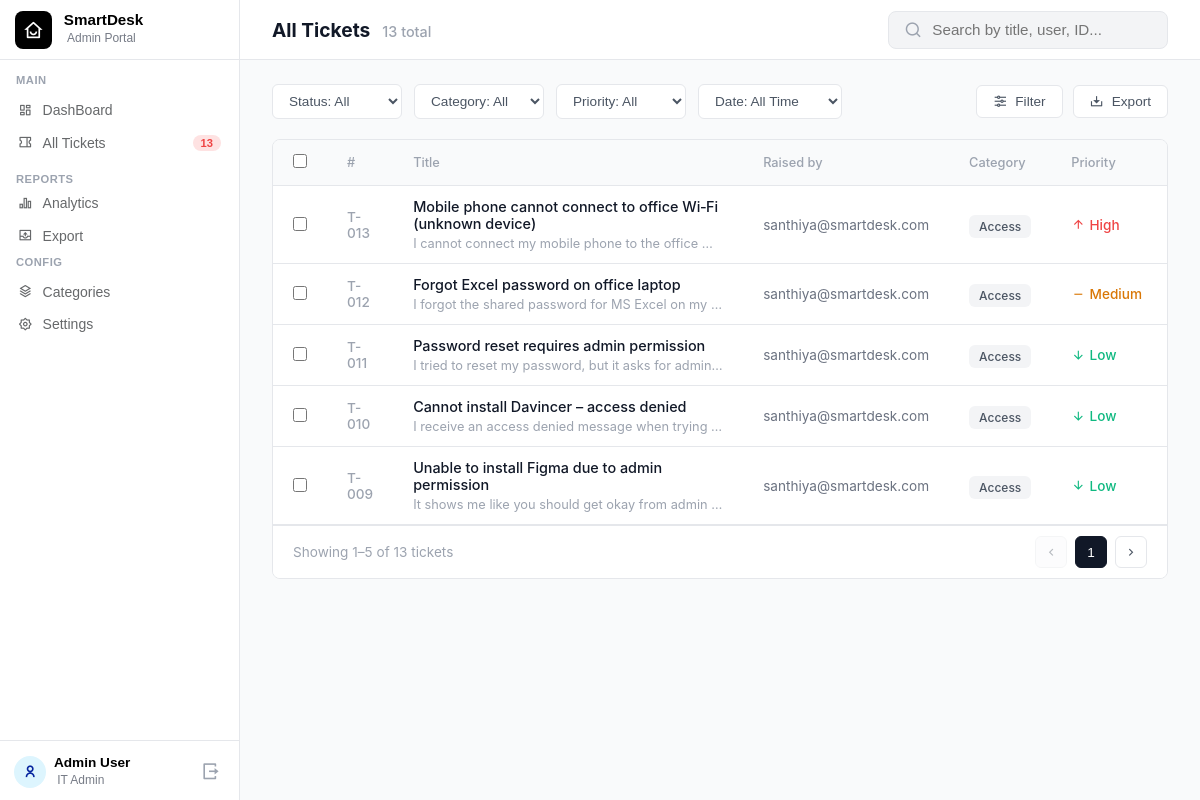
Screenshot of /mytickeadminside (signed in) with the database file from the repository.
### main.py (models this page shows)
class Ticket(db.Model):
    id = db.Column(db.Integer, primary_key=True)
    email = db.Column(db.String(100), nullable=False)
    title = db.Column(db.String(200), nullable=False)
    description = db.Column(db.Text, nullable=False)
    category = db.Column(db.String(50), nullable=False)
    priority = db.Column(db.String(20), nullable=False)
    status = db.Column(db.String(20), nullable=False, default='Open')
    created_at = db.Column(db.DateTime, default=datetime.now)
    proceeding_started = db.Column(db.DateTime, nullable=True)
    resolved_at = db.Column(db.DateTime, nullable=True)
    session_id = db.Column(db.String(100), nullable=True)

### main.py (the view, shortened to what this page needs)
@app.route('/mytickeadminside')
def myticketadminside():
    if session.get('role') != 'admin':
        return redirect(url_for('admin_login'))
    status_filter = request.args.get('status', 'All')
    category_filter = request.args.get('category', 'All')
    priority_filter = request.args.get('priority', 'All')
    date_filter = request.args.get('date', 'All')
    query = Ticket.query
    if status_filter != 'All':
        query = query.filter(Ticket.status == status_filter)
    if category_filter != 'All':
        query = query.filter(Ticket.category == category_filter)
    if priority_filter != 'All':
        query = query.filter(Ticket.priority == priority_filter)
    filtered_tickets = query.order_by(Ticket.created_at.desc()).all()
    total_tickets = Ticket.query.count() # Keeps global count intact if needed elsewhere
    return render_template(
        'MyTicketAdminSide.html',
        tickets=filtered_tickets,
        total=total_tickets
    )

### templates/MyTicketAdminSide.html (shortened to what this page needs)
{% extends "AdminSideMacron.html" %}
{% block extra_css %}
    <link rel="stylesheet" href="{{ url_for('static', filename='css/MyTicketAdminSide.css') }}">
{% endblock %}
{% block content %}
<div class="dashboard-wrapper">
    <div class="dash-header">
        <div class="dash-title">
            <h2>All Tickets</h2>
            <span class="subtitle">{{ tickets | length }} total</span>
        </div>
        <div class="dash-actions">
            <div class="search-bar">
                <i class="ri-search-line"></i>
                <input type="text" placeholder="Search by title, user, ID...">
            </div>
        </div>
    </div>
    <div class="main-content-container">
        <form method="GET" action="{{ url_for('myticketadminside') }}" class="table-actions-row">
            <div class="filter-section">
                <div class="filter-group">
                    <select name="status">
                        <option value="All" {% if request.args.get('status') == 'All' or not request.args.get('status') %}selected{% endif %}>Status: All</option>
                    </select>
                </div>
                <div class="filter-group">
                    <select name="category">
                        <option value="All" {% if request.args.get('category') == 'All' or not request.args.get('category') %}selected{% endif %}>Category: All</option>
                    </select>
                </div>
                <div class="filter-group">
                    <select name="priority">
                        <option value="All" {% if request.args.get('priority') == 'All' or not request.args.get('priority') %}selected{% endif %}>Priority: All</option>
                    </select>
                </div>
                <div class="filter-group">
                    <select name="date">
                        <option value="All" {% if request.args.get('date') == 'All' or not request.args.get('date') %}selected{% endif %}>Date: All Time</option>
                    </select>
                </div>
            </div>
            <div class="action-buttons">
                <button type="submit" class="btn-secondary"><i class="ri-equalizer-line"></i> Filter</button>
                <button type="button" class="btn-secondary"><i class="ri-download-2-line"></i> Export</button>
            </div>
        </form>
        <div class="table-container">
            <table class="emp-ticket-table">
                <thead>
                    <tr>
                        <th width="3%"><input type="checkbox" id="selectAll"></th>
                        <th width="8%">#</th>
                        <th width="32%">Title</th>
                        <th width="17%">Raised by</th>
                        <th width="10%">Category</th>
                        <th width="10%">Priority</th>
                        <th width="10%">Status</th>
                    </tr>
                </thead>
                <tbody class="table-body">
                    {% for ticket in tickets %}
                    <tr class="ticket-row">
                        <td><input type="checkbox" class="ticket-checkbox"></td>
                        <td class="t-id">T-{{ "%03d" | format(ticket.id) }}</td>
                        <td class="t-title-col">
                            <div class="t-title">{{ ticket.title }}</div>
                            <div class="t-desc">{{ ticket.description }}</div>
                        </td>
                        <td class="t-email">{{ ticket.email }}</td>
                        <td>
                            <span class="cat-badge cat-{{ ticket.category|lower|replace(' ', '-') }}">
                                {{ ticket.category }}
                            </span>
                        </td>
                        <td>
                            {% if ticket.priority|lower == 'high' %}
                                <span class="priority p-high"><i class="ri-arrow-up-line"></i> High</span>
                            {% elif ticket.priority|lower == 'medium' %}
                                <span class="priority p-med"><i class="ri-subtract-line"></i> Medium</span>
                            {% else %}
                                <span class="priority p-low"><i class="ri-arrow-down-line"></i> Low</span>
                            {% endif %}
                        </td>
                        <td>
                        </td>
                    </tr>
                    {% endfor %}
                </tbody>
            </table>
            <div class="pagination-footer">
                <span class="page-info" id="pagination-info">Showing tickets</span>
                <div class="page-controls">
                    <button class="page-btn" id="prev-btn" onclick="changePage(-1)"><i class="ri-arrow-left-s-line"></i></button>
                    <button class="page-btn active" id="current-page-btn">1</button>
                    <button class="page-btn" id="next-btn" onclick="changePage(1)"><i class="ri-arrow-right-s-line"></i></button>
                </div>
            </div>
        </div>
    </div>
</div>
{% endblock %}

### static/css/AdminSideMacron.css (style rules this page uses)
body { margin: 0; font-family: 'Inter', system-ui, -apple-system, BlinkMacSystemFont, "Segoe UI", Roboto, sans-serif; }

### static/css/MyTicketAdminSide.css (style rules this page uses)
* { box-sizing: border-box; margin: 0; padding: 0; }
.dashboard-wrapper { background-color: #f9fafb; min-height: 100vh; font-family: 'Inter', system-ui, -apple-system, BlinkMacSystemFont, "Segoe UI", Roboto, sans-serif; color: #000000; width: 100%; }
.dash-header { display: flex; justify-content: space-between; align-items: center; background-color: white; padding: 7px 32px; border-bottom: 1px solid #e5e7eb; height: 60px; flex-shrink: 0; }
.dash-title { display: flex; flex-direction: row; align-items: baseline; gap: 12px; }
.dash-title h2 { margin: 0px; font-size: 1.2rem; font-weight: 650; color: #111827; }
.subtitle { font-size: 0.9rem; color: #9ca3af; font-weight: 500; }
.dash-actions { display: flex; flex-direction: row; gap: 15px; }
.search-bar { display: flex; flex-direction: row; align-items: center; background: #f3f4f6; border: 1px solid #e5e7eb; border-radius: 8px; padding: 8px 15px; width: 280px; }
.search-bar i { color: #9ca3af; margin-right: 10px; font-size: 1.1rem; }
.search-bar input { background: transparent; border: none; outline: none; width: 100%; font-size: 0.95rem; color: #4b5563; }
.main-content-container { padding: 24px 32px; }
.table-actions-row { display: flex; justify-content: space-between; align-items: center; margin-bottom: 20px; }
.filter-section { display: flex; gap: 12px; }
.filter-group select { padding: 8px 12px; border-radius: 6px; border: 1px solid #e5e7eb; background-color: white; color: #4b5563; font-size: 0.85rem; outline: none; cursor: pointer; min-width: 130px; }
.action-buttons { display: flex; gap: 10px; }
.btn-secondary { background-color: white; color: #4b5563; border: 1px solid #e5e7eb; border-radius: 6px; padding: 8px 16px; font-size: 0.85rem; font-weight: 500; cursor: pointer; display: flex; align-items: center; gap: 8px; transition: all 0.2s; }
.table-container { background-color: rgb(255, 255, 255); border: 1px solid #e5e7eb; border-radius: 8px; display: flex; flex-direction: column; overflow: hidden; }
.emp-ticket-table { width: 100%; border-collapse: collapse; text-align: left; }
.emp-ticket-table th { padding: 14px 20px; font-size: 0.8rem; color: #9ca3af; font-weight: 500; border-bottom: 1px solid #e5e7eb; background-color: #f9fafb; }
.emp-ticket-table td { padding: 12px 20px; border-bottom: 1px solid #e5e7eb; vertical-align: middle; }
.emp-ticket-table input[type="checkbox"] { cursor: pointer; width: 14px; height: 14px; }
.t-id { color: #9ca3af; font-size: 0.85rem; font-weight: 500; }
.t-title-col { max-width: 350px; }
.t-title { color: #111827; font-weight: 500; font-size: 0.9rem; margin-bottom: 4px; }
.t-desc { color: #9ca3af; font-size: 0.8rem; white-space: nowrap; overflow: hidden; text-overflow: ellipsis; }
.t-email { color: #6b7280; font-size: 0.85rem; }
.priority { display: flex; align-items: center; gap: 4px; font-size: 0.85rem; font-weight: 500; }
.p-high { color: #ef4444; }
.p-med { color: #d97706; }
.p-low { color: #10b981; }
.cat-badge { padding: 4px 10px; border-radius: 6px; font-size: 0.75rem; font-weight: 500; }
.cat-software, .cat-access { background-color: #f3f4f6; color: #4b5563; }
.pagination-footer { display: flex; justify-content: space-between; align-items: center; padding: 10px 20px; border-top: 1px solid #e5e7eb; background-color: white; }
.page-info { font-size: 0.85rem; color: #9ca3af; }
.page-controls { display: flex; gap: 8px; }
.page-btn { background-color: white; border: 1px solid #e5e7eb; color: #4b5563; width: 32px; height: 32px; border-radius: 6px; cursor: pointer; font-size: 0.85rem; font-weight: 500; display: flex; align-items: center; justify-content: center; transition: all 0.2s; }
.page-btn.active { background-color: #111827; color: white; border-color: #111827; }
.page-btn:disabled { opacity: 0.4; cursor: not-allowed; background-color: #f9fafb; }

### rows the page displays
Ticket: id "013", title "Mobile phone cannot connect to office Wi‑Fi (unknown device)", description "I cannot connect my mobile phone to the office…", email "santhiya@smartdesk.com", category "Access", priority "High" (drawn)
Ticket: id "012", title "Forgot Excel password on office laptop", description "I forgot the shared password for MS Excel on my…", email "santhiya@smartdesk.com", category "Access", priority "Medium" (drawn)
Ticket: id "011", title "Password reset requires admin permission", description "I tried to reset my password, but it asks for admin…", email "santhiya@smartdesk.com", category "Access", priority "Low" (drawn)
Ticket: id "010", title "Cannot install Davincer – access denied", description "I receive an access denied message when trying…", email "santhiya@smartdesk.com", category "Access", priority "Low" (drawn)
Ticket: id "009", title "Unable to install Figma due to admin permission", description "It shows me like you should get okay from admin…", email "santhiya@smartdesk.com", category "Access", priority "Low" (drawn)

### other values shown
{{ total }} "13"
{{ tickets | length }} "13"
